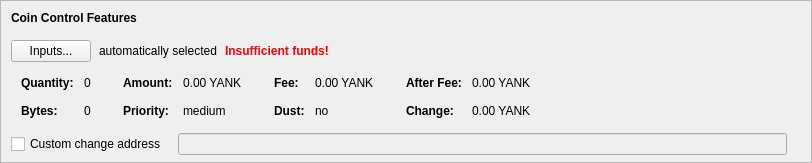
    <widget class="QFrame" name="frameCoinControl">
     <property name="sizePolicy">
      <sizepolicy hsizetype="Expanding" vsizetype="Expanding">
       <horstretch>0</horstretch>
       <verstretch>0</verstretch>
      </sizepolicy>
     </property>
     <property name="maximumSize">
      <size>
       <width>16777215</width>
       <height>16777215</height>
      </size>
     </property>
     <property name="frameShape">
      <enum>QFrame::StyledPanel</enum>
     </property>
     <property name="frameShadow">
      <enum>QFrame::Sunken</enum>
     </property>
     <layout class="QVBoxLayout" name="verticalLayoutCoinControl2">
      <property name="spacing">
       <number>0</number>
      </property>
      <property name="leftMargin">
       <number>0</number>
      </property>
      <property name="topMargin">
       <number>0</number>
      </property>
      <property name="rightMargin">
       <number>0</number>
      </property>
      <property name="bottomMargin">
       <number>6</number>
      </property>
      <item>
       <layout class="QVBoxLayout" name="verticalLayoutCoinControl" stretch="0,0,0,0,1">
        <property name="spacing">
         <number>0</number>
        </property>
        <property name="leftMargin">
         <number>10</number>
        </property>
        <property name="topMargin">
         <number>10</number>
        </property>
        <item>
         <layout class="QHBoxLayout" name="horizontalLayoutCoinControl1">
          <property name="bottomMargin">
           <number>15</number>
          </property>
          <item>
           <widget class="QLabel" name="labelCoinControlFeatures">
            <property name="sizePolicy">
             <sizepolicy hsizetype="Preferred" vsizetype="Maximum">
              <horstretch>0</horstretch>
              <verstretch>0</verstretch>
             </sizepolicy>
            </property>
            <property name="font">
             <font>
              <weight>75</weight>
              <bold>true</bold>
             </font>
            </property>
            <property name="styleSheet">
             <string notr="true">font-weight:bold;</string>
            </property>
            <property name="text">
             <string>Coin Control Features</string>
            </property>
           </widget>
          </item>
         </layout>
        </item>
        <item>
         <layout class="QHBoxLayout" name="horizontalLayoutCoinControl2" stretch="0,0,0,0">
          <property name="spacing">
           <number>8</number>
          </property>
          <property name="bottomMargin">
           <number>10</number>
          </property>
          <item>
           <widget class="QPushButton" name="pushButtonCoinControl">
            <property name="styleSheet">
             <string notr="true"/>
            </property>
            <property name="text">
             <string>Inputs...</string>
            </property>
            <property name="autoDefault">
             <bool>false</bool>
            </property>
           </widget>
          </item>
          <item>
           <widget class="QLabel" name="labelCoinControlAutomaticallySelected">
            <property name="text">
             <string>automatically selected</string>
            </property>
            <property name="margin">
             <number>5</number>
            </property>
           </widget>
          </item>
          <item>
           <widget class="QLabel" name="labelCoinControlInsuffFunds">
            <property name="font">
             <font>
              <weight>75</weight>
              <bold>true</bold>
             </font>
            </property>
            <property name="styleSheet">
             <string notr="true">color:red;font-weight:bold;</string>
            </property>
            <property name="text">
             <string>Insufficient funds!</string>
            </property>
            <property name="margin">
             <number>5</number>
            </property>
           </widget>
          </item>
          <item>
           <spacer name="horizontalSpacerCoinControl">
            <property name="orientation">
             <enum>Qt::Horizontal</enum>
            </property>
            <property name="sizeHint" stdset="0">
             <size>
              <width>40</width>
              <height>1</height>
             </size>
            </property>
           </spacer>
          </item>
         </layout>
        </item>
        <item>
         <widget class="QWidget" name="widgetCoinControl" native="true">
          <property name="sizePolicy">
           <sizepolicy hsizetype="Preferred" vsizetype="Preferred">
            <horstretch>0</horstretch>
            <verstretch>0</verstretch>
           </sizepolicy>
          </property>
          <property name="minimumSize">
           <size>
            <width>0</width>
            <height>0</height>
           </size>
          </property>
          <property name="styleSheet">
           <string notr="true"/>
          </property>
          <layout class="QHBoxLayout" name="horizontalLayoutCoinControl5">
           <property name="leftMargin">
            <number>0</number>
           </property>
           <property name="topMargin">
            <number>0</number>
           </property>
           <property name="rightMargin">
            <number>0</number>
           </property>
           <property name="bottomMargin">
            <number>0</number>
           </property>
           <item>
            <layout class="QHBoxLayout" name="horizontalLayoutCoinControl3" stretch="0,0,0,1">
             <property name="spacing">
              <number>20</number>
             </property>
             <property name="topMargin">
              <number>0</number>
             </property>
             <property name="bottomMargin">
              <number>10</number>
             </property>
             <item>
              <layout class="QFormLayout" name="formLayoutCoinControl1">
               <property name="horizontalSpacing">
                <number>10</number>
               </property>
               <property name="verticalSpacing">
                <number>14</number>
               </property>
               <property name="leftMargin">
                <number>10</number>
               </property>
               <property name="topMargin">
                <number>4</number>
               </property>
               <property name="rightMargin">
                <number>6</number>
               </property>
               <item row="0" column="0">
                <widget class="QLabel" name="labelCoinControlQuantityText">
                 <property name="font">
                  <font>
                   <weight>75</weight>
                   <bold>true</bold>
                  </font>
                 </property>
                 <property name="text">
                  <string>Quantity:</string>
                 </property>
                 <property name="margin">
                  <number>0</number>
                 </property>
                </widget>
               </item>
               <item row="0" column="1">
                <widget class="QLabel" name="labelCoinControlQuantity">
                 <property name="cursor">
                  <cursorShape>IBeamCursor</cursorShape>
                 </property>
                 <property name="contextMenuPolicy">
                  <enum>Qt::ActionsContextMenu</enum>
                 </property>
                 <property name="text">
                  <string notr="true">0</string>
                 </property>
                 <property name="margin">
                  <number>0</number>
                 </property>
                 <property name="textInteractionFlags">
                  <set>Qt::LinksAccessibleByMouse|Qt::TextSelectableByKeyboard|Qt::TextSelectableByMouse</set>
                 </property>
                </widget>
               </item>
               <item row="1" column="0">
                <widget class="QLabel" name="labelCoinControlBytesText">
                 <property name="font">
                  <font>
                   <weight>75</weight>
                   <bold>true</bold>
                  </font>
                 </property>
                 <property name="text">
                  <string>Bytes:</string>
                 </property>
                </widget>
               </item>
               <item row="1" column="1">
                <widget class="QLabel" name="labelCoinControlBytes">
                 <property name="cursor">
                  <cursorShape>IBeamCursor</cursorShape>
                 </property>
                 <property name="contextMenuPolicy">
                  <enum>Qt::ActionsContextMenu</enum>
                 </property>
                 <property name="text">
                  <string notr="true">0</string>
                 </property>
                 <property name="textInteractionFlags">
                  <set>Qt::LinksAccessibleByMouse|Qt::TextSelectableByKeyboard|Qt::TextSelectableByMouse</set>
                 </property>
                </widget>
               </item>
              </layout>
             </item>
             <item>
              <layout class="QFormLayout" name="formLayoutCoinControl2">
               <property name="horizontalSpacing">
                <number>10</number>
               </property>
               <property name="verticalSpacing">
                <number>14</number>
               </property>
               <property name="leftMargin">
                <number>6</number>
               </property>
               <property name="topMargin">
                <number>4</number>
               </property>
               <property name="rightMargin">
                <number>6</number>
               </property>
               <item row="0" column="0">
                <widget class="QLabel" name="labelCoinControlAmountText">
                 <property name="font">
                  <font>
                   <weight>75</weight>
                   <bold>true</bold>
                  </font>
                 </property>
                 <property name="text">
                  <string>Amount:</string>
                 </property>
                 <property name="margin">
                  <number>0</number>
                 </property>
                </widget>
               </item>
               <item row="0" column="1">
                <widget class="QLabel" name="labelCoinControlAmount">
                 <property name="cursor">
                  <cursorShape>IBeamCursor</cursorShape>
                 </property>
                 <property name="contextMenuPolicy">
                  <enum>Qt::ActionsContextMenu</enum>
                 </property>
                 <property name="text">
                  <string notr="true">0.00 YANK</string>
                 </property>
                 <property name="textInteractionFlags">
                  <set>Qt::LinksAccessibleByMouse|Qt::TextSelectableByKeyboard|Qt::TextSelectableByMouse</set>
                 </property>
                </widget>
               </item>
               <item row="1" column="0">
                <widget class="QLabel" name="labelCoinControlPriorityText">
                 <property name="font">
                  <font>
                   <weight>75</weight>
                   <bold>true</bold>
                  </font>
                 </property>
                 <property name="text">
                  <string>Priority:</string>
                 </property>
                </widget>
               </item>
               <item row="1" column="1">
                <widget class="QLabel" name="labelCoinControlPriority">
                 <property name="cursor">
                  <cursorShape>IBeamCursor</cursorShape>
                 </property>
                 <property name="contextMenuPolicy">
                  <enum>Qt::ActionsContextMenu</enum>
                 </property>
                 <property name="text">
                  <string>medium</string>
                 </property>
                 <property name="textInteractionFlags">
                  <set>Qt::LinksAccessibleByMouse|Qt::TextSelectableByKeyboard|Qt::TextSelectableByMouse</set>
                 </property>
                </widget>
               </item>
              </layout>
             </item>
             <item>
              <layout class="QFormLayout" name="formLayoutCoinControl3">
               <property name="horizontalSpacing">
                <number>10</number>
               </property>
               <property name="verticalSpacing">
                <number>14</number>
               </property>
               <property name="leftMargin">
                <number>6</number>
               </property>
               <property name="topMargin">
                <number>4</number>
               </property>
               <property name="rightMargin">
                <number>6</number>
               </property>
               <item row="0" column="0">
                <widget class="QLabel" name="labelCoinControlFeeText">
                 <property name="font">
                  <font>
                   <weight>75</weight>
                   <bold>true</bold>
                  </font>
                 </property>
                 <property name="text">
                  <string>Fee:</string>
                 </property>
                 <property name="margin">
                  <number>0</number>
                 </property>
                </widget>
               </item>
               <item row="0" column="1">
                <widget class="QLabel" name="labelCoinControlFee">
                 <property name="cursor">
                  <cursorShape>IBeamCursor</cursorShape>
                 </property>
                 <property name="contextMenuPolicy">
                  <enum>Qt::ActionsContextMenu</enum>
                 </property>
                 <property name="text">
                  <string notr="true">0.00 YANK</string>
                 </property>
                 <property name="textInteractionFlags">
                  <set>Qt::LinksAccessibleByMouse|Qt::TextSelectableByKeyboard|Qt::TextSelectableByMouse</set>
                 </property>
                </widget>
               </item>
               <item row="1" column="0">
                <widget class="QLabel" name="labelCoinControlLowOutputText">
                 <property name="font">
                  <font>
                   <weight>75</weight>
                   <bold>true</bold>
                  </font>
                 </property>
                 <property name="text">
                  <string>Dust:</string>
                 </property>
                </widget>
               </item>
               <item row="1" column="1">
                <widget class="QLabel" name="labelCoinControlLowOutput">
                 <property name="cursor">
                  <cursorShape>IBeamCursor</cursorShape>
                 </property>
                 <property name="contextMenuPolicy">
                  <enum>Qt::ActionsContextMenu</enum>
                 </property>
                 <property name="text">
                  <string>no</string>
                 </property>
                 <property name="textInteractionFlags">
                  <set>Qt::LinksAccessibleByMouse|Qt::TextSelectableByKeyboard|Qt::TextSelectableByMouse</set>
                 </property>
                </widget>
               </item>
              </layout>
             </item>
             <item>
              <layout class="QFormLayout" name="formLayoutCoinControl4">
               <property name="horizontalSpacing">
                <number>10</number>
               </property>
               <property name="verticalSpacing">
                <number>14</number>
               </property>
               <property name="leftMargin">
                <number>6</number>
               </property>
               <property name="topMargin">
                <number>4</number>
               </property>
               <property name="rightMargin">
                <number>6</number>
               </property>
               <item row="0" column="0">
                <widget class="QLabel" name="labelCoinControlAfterFeeText">
                 <property name="font">
                  <font>
                   <weight>75</weight>
                   <bold>true</bold>
                  </font>
                 </property>
                 <property name="text">
                  <string>After Fee:</string>
                 </property>
                 <property name="margin">
                  <number>0</number>
                 </property>
                </widget>
               </item>
               <item row="0" column="1">
                <widget class="QLabel" name="labelCoinControlAfterFee">
                 <property name="cursor">
                  <cursorShape>IBeamCursor</cursorShape>
                 </property>
                 <property name="contextMenuPolicy">
                  <enum>Qt::ActionsContextMenu</enum>
                 </property>
                 <property name="text">
                  <string notr="true">0.00 YANK</string>
                 </property>
                 <property name="textInteractionFlags">
                  <set>Qt::LinksAccessibleByMouse|Qt::TextSelectableByKeyboard|Qt::TextSelectableByMouse</set>
                 </property>
                </widget>
               </item>
               <item row="1" column="0">
                <widget class="QLabel" name="labelCoinControlChangeText">
                 <property name="font">
                  <font>
                   <weight>75</weight>
                   <bold>true</bold>
                  </font>
                 </property>
                 <property name="text">
                  <string>Change:</string>
                 </property>
                </widget>
               </item>
               <item row="1" column="1">
                <widget class="QLabel" name="labelCoinControlChange">
                 <property name="cursor">
                  <cursorShape>IBeamCursor</cursorShape>
                 </property>
                 <property name="contextMenuPolicy">
                  <enum>Qt::ActionsContextMenu</enum>
                 </property>
                 <property name="text">
                  <string notr="true">0.00 YANK</string>
                 </property>
                 <property name="textInteractionFlags">
                  <set>Qt::LinksAccessibleByMouse|Qt::TextSelectableByKeyboard|Qt::TextSelectableByMouse</set>
                 </property>
                </widget>
               </item>
              </layout>
             </item>
            </layout>
           </item>
          </layout>
         </widget>
        </item>
        <item>
         <layout class="QHBoxLayout" name="horizontalLayoutCoinControl4" stretch="0,0,0">
          <property name="spacing">
           <number>12</number>
          </property>
          <property name="sizeConstraint">
           <enum>QLayout::SetDefaultConstraint</enum>
          </property>
          <property name="topMargin">
           <number>5</number>
          </property>
          <property name="rightMargin">
           <number>5</number>
          </property>
          <item>
           <widget class="QCheckBox" name="checkBoxCoinControlChange">
            <property name="toolTip">
             <string>If this is activated, but the change address is empty or invalid, change will be sent to a newly generated address.</string>
            </property>
            <property name="text">
             <string>Custom change address</string>
            </property>
           </widget>
          </item>
          <item>
           <widget class="QValidatedLineEdit" name="lineEditCoinControlChange">
            <property name="enabled">
             <bool>false</bool>
            </property>
            <property name="sizePolicy">
             <sizepolicy hsizetype="Expanding" vsizetype="Fixed">
              <horstretch>0</horstretch>
              <verstretch>0</verstretch>
             </sizepolicy>
            </property>
           </widget>
          </item>
          <item>
           <widget class="QLabel" name="labelCoinControlChangeLabel">
            <property name="sizePolicy">
             <sizepolicy hsizetype="Preferred" vsizetype="Expanding">
              <horstretch>0</horstretch>
              <verstretch>0</verstretch>
             </sizepolicy>
            </property>
            <property name="minimumSize">
             <size>
              <width>0</width>
              <height>0</height>
             </size>
            </property>
            <property name="text">
             <string/>
            </property>
            <property name="margin">
             <number>3</number>
            </property>
           </widget>
          </item>
         </layout>
        </item>
        <item>
         <spacer name="verticalSpacerCoinControl">
          <property name="orientation">
           <enum>Qt::Vertical</enum>
          </property>
          <property name="sizeHint" stdset="0">
           <size>
            <width>800</width>
            <height>1</height>
           </size>
          </property>
         </spacer>
        </item>
       </layout>
      </item>
     </layout>
    </widget>
